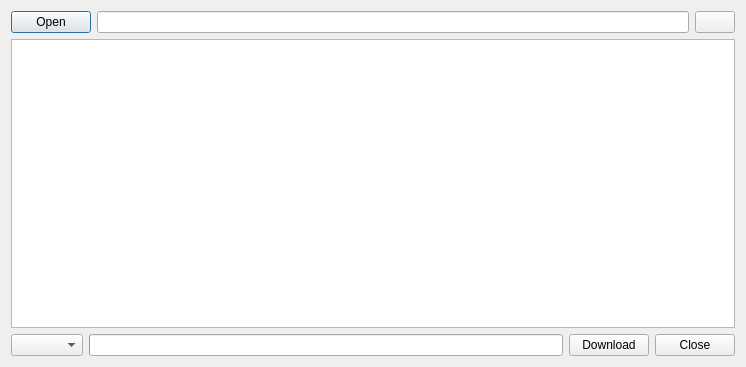
<?xml version="1.0" encoding="UTF-8"?>
<ui version="4.0">
 <class>SubtitleFindDialog</class>
 <widget class="QDialog" name="SubtitleFindDialog">
  <property name="geometry">
   <rect>
    <x>0</x>
    <y>0</y>
    <width>746</width>
    <height>367</height>
   </rect>
  </property>
  <property name="windowTitle">
   <string>Find Subtitle from OpenSubtitles.org</string>
  </property>
  <layout class="QVBoxLayout" name="verticalLayout">
   <item>
    <layout class="QHBoxLayout" name="horizontalLayout">
     <item>
      <widget class="QPushButton" name="open">
       <property name="text">
        <string>Open</string>
       </property>
      </widget>
     </item>
     <item>
      <widget class="QLineEdit" name="file">
       <property name="readOnly">
        <bool>true</bool>
       </property>
      </widget>
     </item>
     <item>
      <widget class="QPushButton" name="state"/>
     </item>
    </layout>
   </item>
   <item>
    <widget class="QTreeView" name="view"/>
   </item>
   <item>
    <layout class="QHBoxLayout" name="horizontalLayout_2">
     <item>
      <widget class="QComboBox" name="language"/>
     </item>
     <item>
      <widget class="QProgressBar" name="prog">
       <property name="invertedAppearance">
        <bool>false</bool>
       </property>
      </widget>
     </item>
     <item>
      <widget class="QPushButton" name="download">
       <property name="text">
        <string>Download</string>
       </property>
      </widget>
     </item>
     <item>
      <widget class="QPushButton" name="close">
       <property name="text">
        <string>Close</string>
       </property>
      </widget>
     </item>
    </layout>
   </item>
  </layout>
 </widget>
 <resources/>
 <connections>
  <connection>
   <sender>close</sender>
   <signal>clicked()</signal>
   <receiver>SubtitleFindDialog</receiver>
   <slot>reject()</slot>
   <hints>
    <hint type="sourcelabel">
     <x>678</x>
     <y>343</y>
    </hint>
    <hint type="destinationlabel">
     <x>696</x>
     <y>364</y>
    </hint>
   </hints>
  </connection>
 </connections>
</ui>
